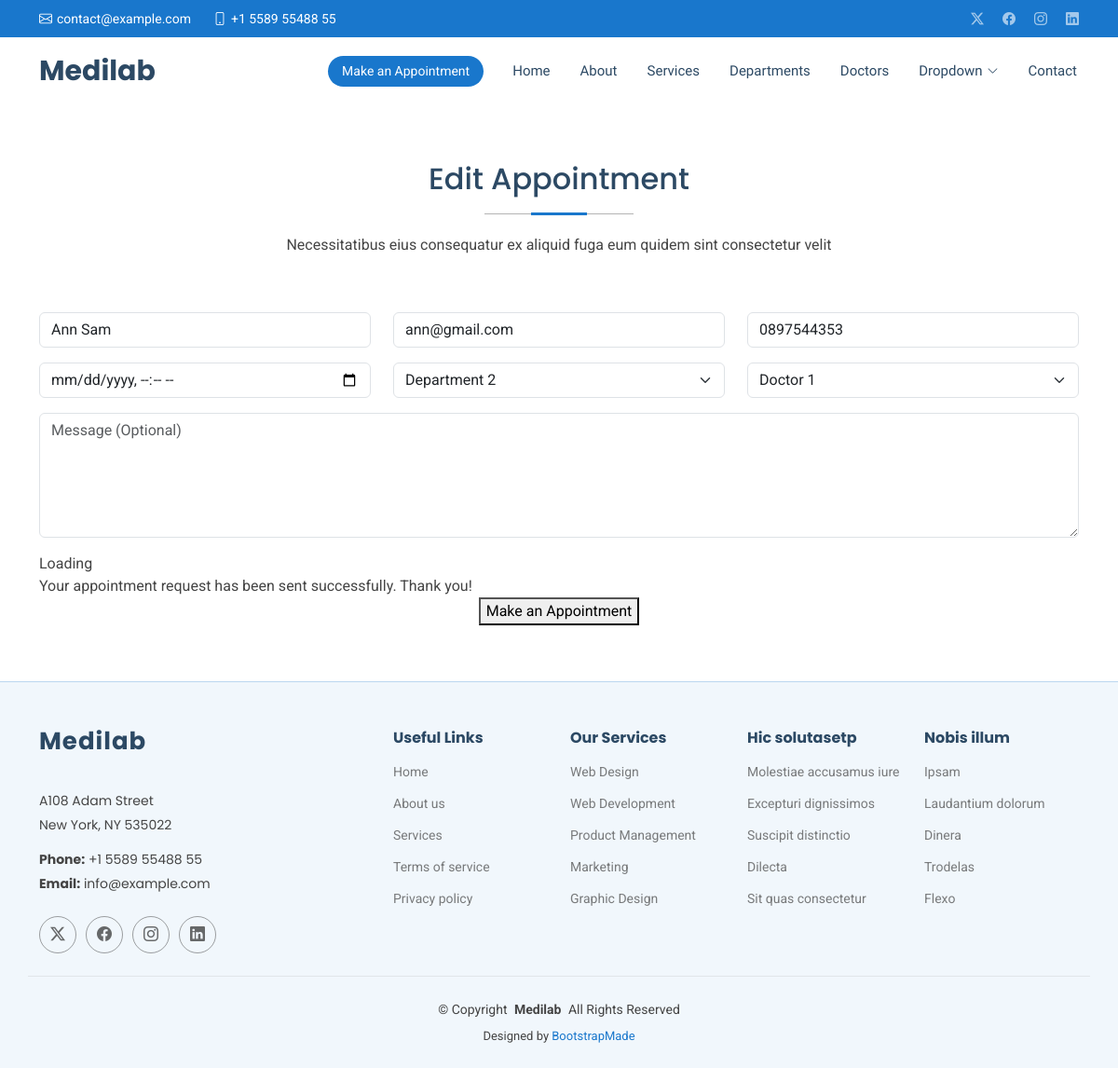
Screenshot of /edit/1 with the database file from the repository.
### hospitalapp/models.py (models this page shows, shortened)
class Appointment(models.Model):
    name = models.CharField(max_length=50)
    email = models.EmailField()
    phone = models.CharField(max_length=15)
    date = models.DateTimeField()
    department = models.CharField(max_length=50)
    doctor = models.CharField(max_length=50)
    message = models.TextField()

### hospitalapp/views.py (the view)
# urls.py: path('edit/<int:id>', views.edit, name='edit'),
def edit(request,id):
    editinfo = get_object_or_404(Appointment, id = id)
    if request.method =='POST':
        editinfo.name = request.POST.get('name')
        editinfo.email = request.POST.get('email')
        editinfo.phone = request.POST.get('phone')
        editinfo.date = request.POST.get('date')
        editinfo.department = request.POST.get('department')
        editinfo.doctor = request.POST.get('doctor')
        editinfo.message = request.POST.get('message')
        editinfo.save()
        return redirect('/show')
    else:
        return render(request, 'edit.html', {'editinfo': editinfo})

### Templates/edit.html (shortened to what this page needs)
{% extends 'starter-page.html' %}
{% load static %}
{% block content %}
    <section id="appointment" class="appointment section">
      <div class="container section-title" data-aos="fade-up">
        <h2>Edit Appointment</h2>
        <p>Necessitatibus eius consequatur ex aliquid fuga eum quidem sint consectetur velit</p>
      </div>
      <div class="container" data-aos="fade-up" data-aos-delay="100">
        <form method="post" >
          <div class="row">
            <div class="col-md-4 form-group">
              <input type="text" value="{{ editinfo.name }}" name="name" class="form-control" id="name" placeholder="Your Name" required="">
            </div>
            <div class="col-md-4 form-group mt-3 mt-md-0">
              <input type="email"  value="{{ editinfo.email }}" class="form-control" name="email" id="email" placeholder="Your Email" required="">
            </div>
            <div class="col-md-4 form-group mt-3 mt-md-0">
              <input type="tel" value="{{ editinfo.phone }}" class="form-control" name="phone" id="phone" placeholder="Your Phone" required="">
            </div>
          </div>
          <div class="row">
            <div class="col-md-4 form-group mt-3">
              <input type="datetime-local" name="date" class="form-control datepicker" id="date" placeholder="Appointment Date" required="">
            </div>
            <div class="col-md-4 form-group mt-3">
              <select name="department" id="department" class="form-select" required="">
                <option value="Department 2" {% if editinfo.department == "Department 2" %}
                    selected
                {% endif %} >Department 2</option>
              </select>
            </div>
            <div class="col-md-4 form-group mt-3">
              <select name="doctor" id="doctor" class="form-select" required="">
                <option value="Doctor 1" {% if editinfo.doctor == "Doctor 1" %}
                    selected
                {% endif %} >Doctor 1</option>
              </select>
            </div>
          </div>
          <div class="form-group mt-3">
            <textarea class="form-control" name="message" rows="5" placeholder="Message (Optional)"></textarea>
          </div>
          <div class="mt-3">
            <div class="loading">Loading</div>
            <div class="sent-message">Your appointment request has been sent successfully. Thank you!</div>
            <div class="text-center"><button type="submit">Make an Appointment</button></div>
          </div>
        </form>
      </div>
    </section>
{% endblock %}

### static/assets/css/main.css (style rules this page uses)
:root { --default-font: "Roboto", system-ui, -apple-system, "Segoe UI", Roboto, "Helvetica Neue", Arial, "Noto Sans", "Liberation Sans", sans-serif, "Apple Color Emoji", "Segoe UI Emoji", "Segoe UI Symbol", "Noto Color Emoji"; --heading-font: "Poppins", sans-serif; --nav-font: "Raleway", sans-serif; }
:root { --background-color: #ffffff; --default-color: #444444; --heading-color: #2c4964; --accent-color: #1977cc; --surface-color: #ffffff; --contrast-color: #ffffff; }
:root { --nav-color: #2c4964; --nav-hover-color: #1977cc; --nav-mobile-background-color: #ffffff; --nav-dropdown-background-color: #ffffff; --nav-dropdown-color: #2c4964; --nav-dropdown-hover-color: #1977cc; }
:root { scroll-behavior: smooth; }
body { color: var(--default-color); background-color: var(--background-color); font-family: var(--default-font); }
h1, h2, h3, h4, h5, h6 { color: var(--heading-color); font-family: var(--heading-font); }
section, .section { color: var(--default-color); background-color: var(--background-color); padding: 60px 0; scroll-margin-top: 72px; overflow: clip; }
.section-title { text-align: center; padding-bottom: 60px; position: relative; }
.section-title h2 { font-size: 32px; font-weight: 500; margin-bottom: 20px; padding-bottom: 20px; position: relative; }
.section-title h2:before { content: ""; position: absolute; display: block; width: 160px; height: 1px; background: color-mix(in srgb, var(--default-color), transparent 60%); left: 0; right: 0; bottom: 1px; margin: auto; }
.section-title h2::after { content: ""; position: absolute; display: block; width: 60px; height: 3px; background: var(--accent-color); left: 0; right: 0; bottom: 0; margin: auto; }
.section-title p { margin-bottom: 0; }

### rows the page displays
Appointment: name "Ann Sam", email "ann@gmail.com", phone "0897544353", department "Department 2", doctor "Doctor 1"
